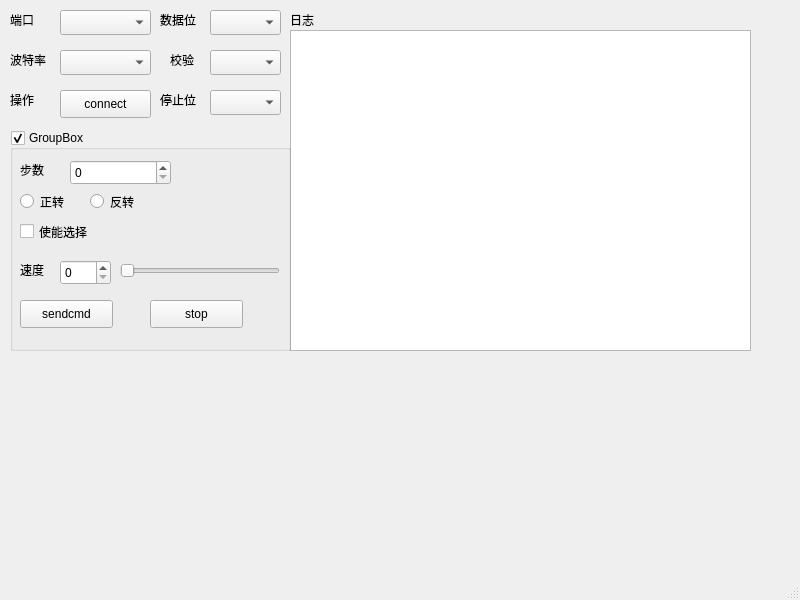
<?xml version="1.0" encoding="UTF-8"?>
<ui version="4.0">
 <class>MainWindow</class>
 <widget class="QMainWindow" name="MainWindow">
  <property name="geometry">
   <rect>
    <x>0</x>
    <y>0</y>
    <width>800</width>
    <height>600</height>
   </rect>
  </property>
  <property name="windowTitle">
   <string>MainWindow</string>
  </property>
  <widget class="QWidget" name="centralwidget">
   <widget class="QComboBox" name="comboBox">
    <property name="geometry">
     <rect>
      <x>60</x>
      <y>10</y>
      <width>91</width>
      <height>25</height>
     </rect>
    </property>
   </widget>
   <widget class="QComboBox" name="baud_boBox">
    <property name="geometry">
     <rect>
      <x>60</x>
      <y>50</y>
      <width>91</width>
      <height>25</height>
     </rect>
    </property>
    <property name="editable">
     <bool>false</bool>
    </property>
   </widget>
   <widget class="QLabel" name="com_label">
    <property name="geometry">
     <rect>
      <x>10</x>
      <y>10</y>
      <width>31</width>
      <height>19</height>
     </rect>
    </property>
    <property name="text">
     <string>端口</string>
    </property>
   </widget>
   <widget class="QLabel" name="baud_label">
    <property name="geometry">
     <rect>
      <x>10</x>
      <y>50</y>
      <width>41</width>
      <height>19</height>
     </rect>
    </property>
    <property name="text">
     <string>波特率</string>
    </property>
   </widget>
   <widget class="QPushButton" name="connect_btn">
    <property name="geometry">
     <rect>
      <x>60</x>
      <y>90</y>
      <width>91</width>
      <height>28</height>
     </rect>
    </property>
    <property name="text">
     <string>connect</string>
    </property>
   </widget>
   <widget class="QLabel" name="opration_label">
    <property name="geometry">
     <rect>
      <x>10</x>
      <y>90</y>
      <width>41</width>
      <height>19</height>
     </rect>
    </property>
    <property name="text">
     <string>操作</string>
    </property>
   </widget>
   <widget class="QTextEdit" name="logtextEdit">
    <property name="geometry">
     <rect>
      <x>290</x>
      <y>30</y>
      <width>461</width>
      <height>321</height>
     </rect>
    </property>
   </widget>
   <widget class="QLabel" name="log_label">
    <property name="geometry">
     <rect>
      <x>290</x>
      <y>10</y>
      <width>31</width>
      <height>19</height>
     </rect>
    </property>
    <property name="text">
     <string>日志</string>
    </property>
   </widget>
   <widget class="QComboBox" name="data_boBox">
    <property name="geometry">
     <rect>
      <x>210</x>
      <y>10</y>
      <width>71</width>
      <height>25</height>
     </rect>
    </property>
   </widget>
   <widget class="QLabel" name="datalabel">
    <property name="geometry">
     <rect>
      <x>160</x>
      <y>10</y>
      <width>51</width>
      <height>19</height>
     </rect>
    </property>
    <property name="text">
     <string>数据位</string>
    </property>
   </widget>
   <widget class="QComboBox" name="vali_boBox">
    <property name="geometry">
     <rect>
      <x>210</x>
      <y>50</y>
      <width>71</width>
      <height>25</height>
     </rect>
    </property>
   </widget>
   <widget class="QLabel" name="valilabel">
    <property name="geometry">
     <rect>
      <x>170</x>
      <y>50</y>
      <width>31</width>
      <height>20</height>
     </rect>
    </property>
    <property name="text">
     <string>校验</string>
    </property>
   </widget>
   <widget class="QComboBox" name="stop_boBox">
    <property name="geometry">
     <rect>
      <x>210</x>
      <y>90</y>
      <width>71</width>
      <height>25</height>
     </rect>
    </property>
   </widget>
   <widget class="QLabel" name="stoplabel">
    <property name="geometry">
     <rect>
      <x>160</x>
      <y>90</y>
      <width>51</width>
      <height>20</height>
     </rect>
    </property>
    <property name="text">
     <string>停止位</string>
    </property>
   </widget>
   <widget class="QGroupBox" name="groupBox">
    <property name="enabled">
     <bool>true</bool>
    </property>
    <property name="geometry">
     <rect>
      <x>10</x>
      <y>130</y>
      <width>281</width>
      <height>221</height>
     </rect>
    </property>
    <property name="title">
     <string>GroupBox</string>
    </property>
    <property name="checkable">
     <bool>true</bool>
    </property>
    <widget class="QPushButton" name="stop_btn">
     <property name="geometry">
      <rect>
       <x>140</x>
       <y>170</y>
       <width>93</width>
       <height>28</height>
      </rect>
     </property>
     <property name="text">
      <string>stop</string>
     </property>
    </widget>
    <widget class="QCheckBox" name="enable_checkBox">
     <property name="geometry">
      <rect>
       <x>10</x>
       <y>90</y>
       <width>98</width>
       <height>23</height>
      </rect>
     </property>
     <property name="text">
      <string>使能选择</string>
     </property>
    </widget>
    <widget class="QLabel" name="speed_label">
     <property name="geometry">
      <rect>
       <x>10</x>
       <y>130</y>
       <width>31</width>
       <height>19</height>
      </rect>
     </property>
     <property name="text">
      <string>速度</string>
     </property>
    </widget>
    <widget class="QSpinBox" name="speed_spinBox">
     <property name="geometry">
      <rect>
       <x>50</x>
       <y>130</y>
       <width>51</width>
       <height>25</height>
      </rect>
     </property>
     <property name="maximum">
      <number>1000</number>
     </property>
    </widget>
    <widget class="QSpinBox" name="step_spinBox">
     <property name="geometry">
      <rect>
       <x>60</x>
       <y>30</y>
       <width>101</width>
       <height>25</height>
      </rect>
     </property>
     <property name="maximum">
      <number>100000</number>
     </property>
     <property name="singleStep">
      <number>1</number>
     </property>
    </widget>
    <widget class="QLabel" name="step_label">
     <property name="geometry">
      <rect>
       <x>10</x>
       <y>30</y>
       <width>41</width>
       <height>19</height>
      </rect>
     </property>
     <property name="text">
      <string>步数</string>
     </property>
    </widget>
    <widget class="QSlider" name="horizontalSlider">
     <property name="geometry">
      <rect>
       <x>110</x>
       <y>130</y>
       <width>160</width>
       <height>22</height>
      </rect>
     </property>
     <property name="orientation">
      <enum>Qt::Horizontal</enum>
     </property>
    </widget>
    <widget class="QRadioButton" name="reverse_rdbtn">
     <property name="geometry">
      <rect>
       <x>80</x>
       <y>60</y>
       <width>71</width>
       <height>23</height>
      </rect>
     </property>
     <property name="text">
      <string>反转</string>
     </property>
    </widget>
    <widget class="QRadioButton" name="forward_rdbtn">
     <property name="geometry">
      <rect>
       <x>10</x>
       <y>60</y>
       <width>71</width>
       <height>23</height>
      </rect>
     </property>
     <property name="text">
      <string>正转</string>
     </property>
    </widget>
    <widget class="QPushButton" name="sendcmd_btn">
     <property name="geometry">
      <rect>
       <x>10</x>
       <y>170</y>
       <width>93</width>
       <height>28</height>
      </rect>
     </property>
     <property name="text">
      <string>sendcmd</string>
     </property>
    </widget>
   </widget>
  </widget>
  <widget class="QMenuBar" name="menubar">
   <property name="geometry">
    <rect>
     <x>0</x>
     <y>0</y>
     <width>800</width>
     <height>25</height>
    </rect>
   </property>
  </widget>
  <widget class="QStatusBar" name="statusbar"/>
 </widget>
 <resources/>
 <connections/>
</ui>
